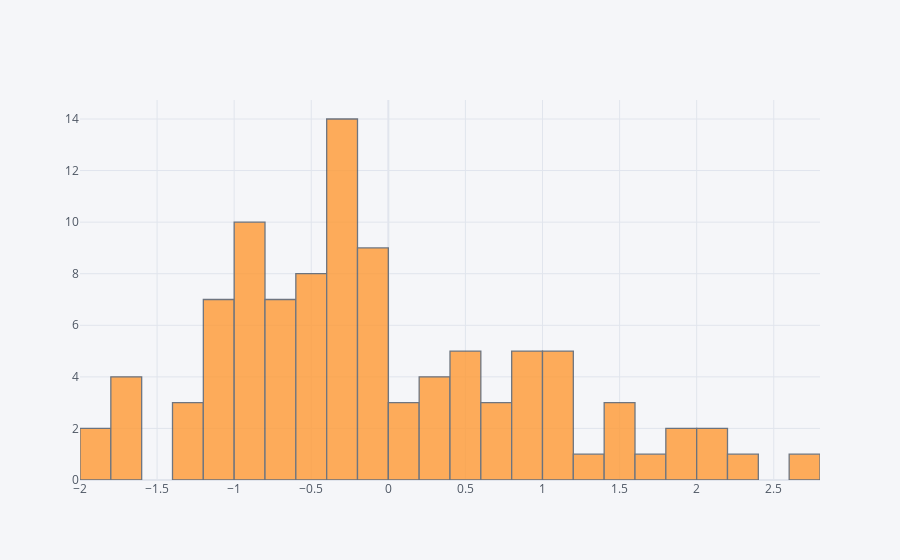

Notebook code for this chart:
### Markdown cell above
## histogram

### Code cell
df['A'].iplot(kind='hist',bins=25)

### Figure 1 — Plotly figure (JSON) as saved in the notebook; plotly's stock layout.template omitted (floating-point values rounded to 4 significant figures)
{"data": [{"histfunc": "count", "histnorm": "", "marker": {"color": "rgba(255, 153, 51, 1.0)", "line": {"color": "#4D5663", "width": 1.3}}, "name": "A", "nbinsx": 25, "opacity": 0.8, "orientation": "v", "type": "histogram", "x": [-1.01, -1.028, -0.1159, -0.3872, -0.8802, -0.5073, -0.2587, -0.8451, -1.675, -0.3197, -0.1356, -1.312, -1.25, 0.1789, -1.128, -1.164, -0.9412, -0.3857, -0.8004, 0.8825, 1.524, -0.2305, 1.929, -0.8722, -0.3176, 2.607, -1.2, -0.5184, -0.04436, -0.1848, -1.755, 0.4348, 0.02896, 1.188, 1.673, -0.8211, 0.5004, -0.2218, -0.7454, 2.118, 1.191, 0.3139, -0.9936, -0.3647, 0.5069, 0.2091, 0.5777, -0.2998, -0.2873, -0.4636, -0.9207, -0.756, 0.7922, -0.8796, 0.2878, -0.2342, -1.971, 0.9824, -1.987, -0.7296, 0.7239, 1.597, 1.802, -0.7233, -1.068, -0.5993, 2.239, -0.2397, -0.0424, 0.8739, -0.8715, 1.053, 0.02849, 0.9603, 0.8199, 1.471, -1.105, -1.687, 1.094, 2.139, -0.3706, -0.1884, 0.4275, 0.698, -0.6403, -0.02222, -0.4217, 0.2809, -0.6438, -0.6876, -1.344, -0.2556, 1.234, -0.09161, 1.028, -0.515, -1.63, -0.5306, -0.06432, -0.4852]}], "layout": {"barmode": "overlay", "legend": {"bgcolor": "#F5F6F9", "font": {"color": "#4D5663"}}, "paper_bgcolor": "#F5F6F9", "plot_bgcolor": "#F5F6F9", "title": {"font": {"color": "#4D5663"}}, "xaxis": {"gridcolor": "#E1E5ED", "showgrid": true, "tickfont": {"color": "#4D5663"}, "title": {"font": {"color": "#4D5663"}, "text": ""}, "zerolinecolor": "#E1E5ED"}, "yaxis": {"gridcolor": "#E1E5ED", "showgrid": true, "tickfont": {"color": "#4D5663"}, "title": {"font": {"color": "#4D5663"}, "text": ""}, "zerolinecolor": "#E1E5ED"}}}
